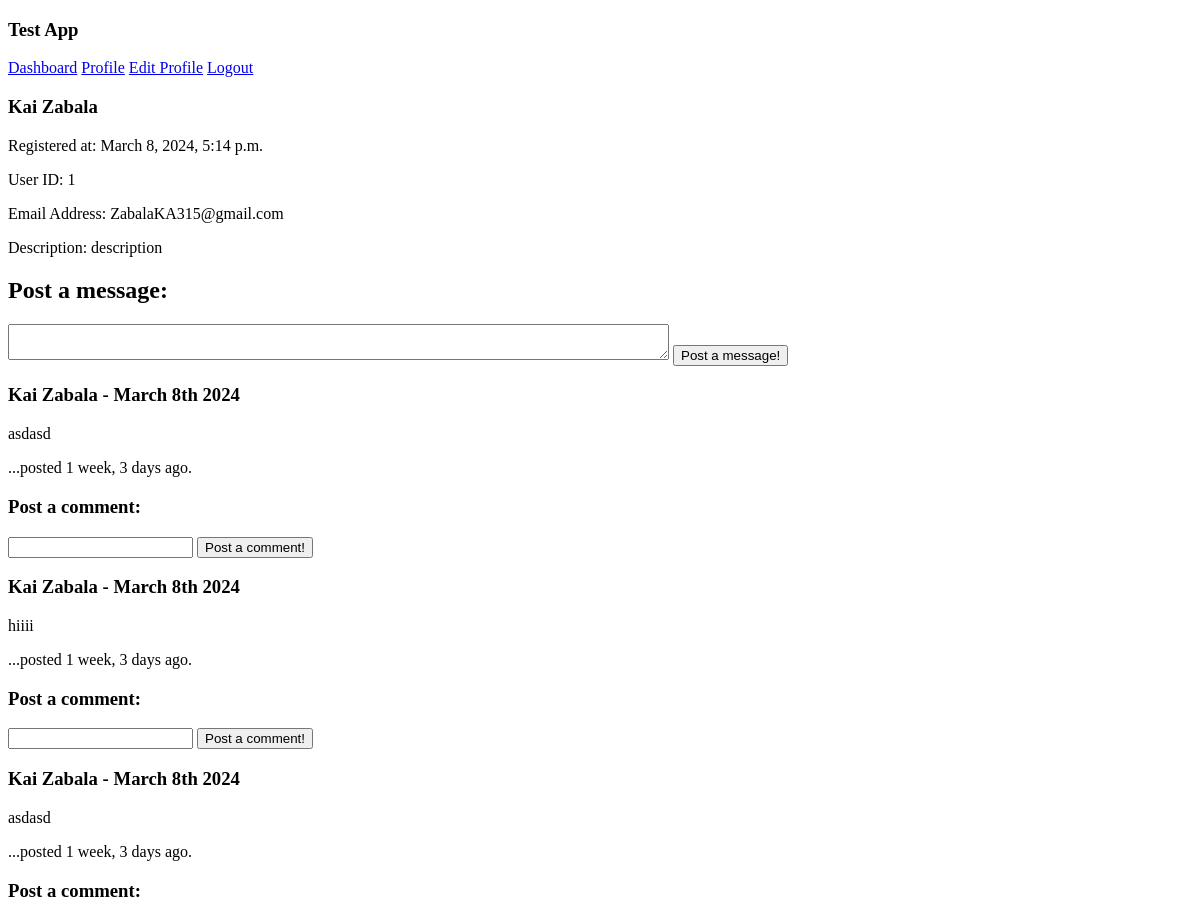
The app's page /users/show/1 (upper part), older data.
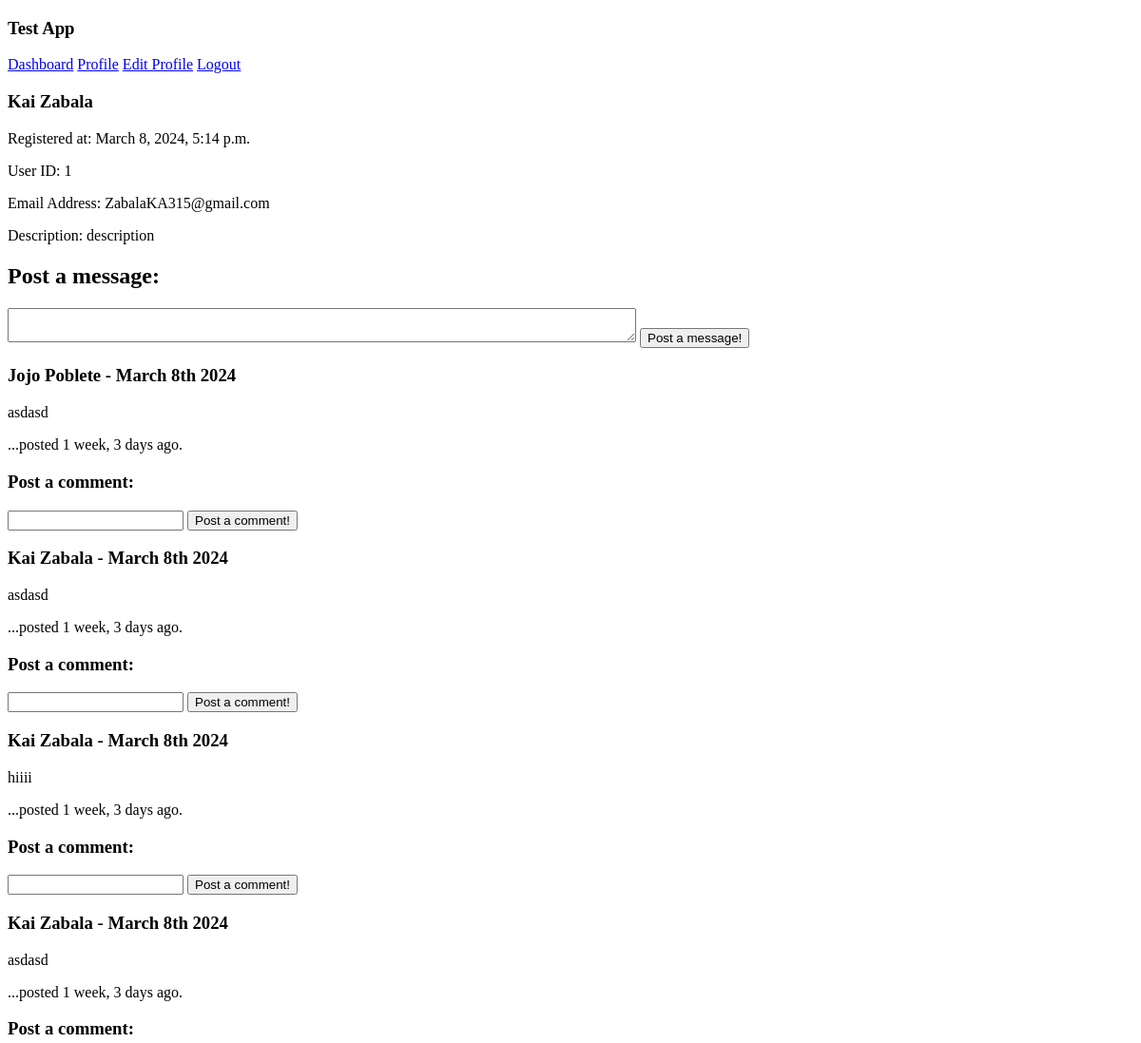
The same page, newer data.
### The_dashboard/models.py (models this page shows)
class User(models.Model):
    first_name = models.CharField(max_length = 255)
    last_name = models.CharField(max_length = 255)
    email = models.CharField(max_length = 255)
    password = models.CharField(max_length = 255)
    user_level = models.IntegerField(default = 2)
    description = models.TextField(default='description')
    created_at = models.DateTimeField(auto_now_add = True)
    updated_at = models.DateTimeField(auto_now = True)

class Message(models.Model):
    message = models.TextField()
    message_author = models.ForeignKey(User, related_name = 'messages', on_delete=models.CASCADE)
    created_at = models.DateTimeField(auto_now_add = True)
    updated_at = models.DateTimeField(auto_now = True)
    profile = models.IntegerField(default = 1)

### The_dashboard/views.py (the view)
# urls.py: path('users/show/<int:id>', views.users_homepage),
def users_homepage(request, id):
    context = {
        "user" : User.objects.filter(id = id),
        "message" : Message.objects.filter(profile=id)
    }
    return render(request, 'profile.html', context)

### The_dashboard/templates/profile.html (shortened to what this page needs)
<!DOCTYPE html>
<html>
    <head>
    </head>
    <body>
        <div>
            <h3>Test App</h3>
            <a href="/dashboard">Dashboard</a>
            <a href="/users/show/{{request.session.u_id}}">Profile</a>
            <a href="/users/edit/{{request.session.u_id}}">Edit Profile</a>
            <a href="/logout">Logout</a>
        </div>
        <div>
            {% for user in user %}
                <h3>{{user.first_name}} {{user.last_name}}</h3>
                <p>Registered at: {{user.created_at}}</p>
                <p>User ID: {{user.id}}</p>
                <p>Email Address: {{user.email}}</p>
                <p>Description: {{user.description}}</p>
        </div>
        <div>
            <h2>Post a message:</h2>
                <form action="/post/{{user.id}}" method="post">
                    <textarea id="messagebox" name="message" row="3" cols="80"></textarea>
                    <input id="msgbtn" type="submit" value="Post a message!">
            {% endfor %}
            </form>
        </div>
        {% for message in message reversed %}
        <h3 id="postdetails">{{message.message_author.first_name}} {{message.message_author.last_name}} - {{message.created_at|date:'F jS Y'}}</h3>
        <p id="post">{{message.message}}</p>
        <p id="micro">...posted {{message.created_at|timesince}} ago.</p>
        <div id="cmtdiv">
            <h3 id="cmtheader">Post a comment:</h3>
            <form action="/comment" method="post">
                <input id ="commentbox" type="textarea" name="comment" row="1">
                <input id="cmtbtn" type="submit" value="Post a comment!">
            </form>
        </div>
        {% endfor %}
    </body>
</html>

Row changes from the older to the newer data that the page shows:
added Message: message_author.first_name "Jojo", message_author.last_name "Poblete", created_at "March 8th 2024", message "asdasd", created_at "1 week, 3 days"
